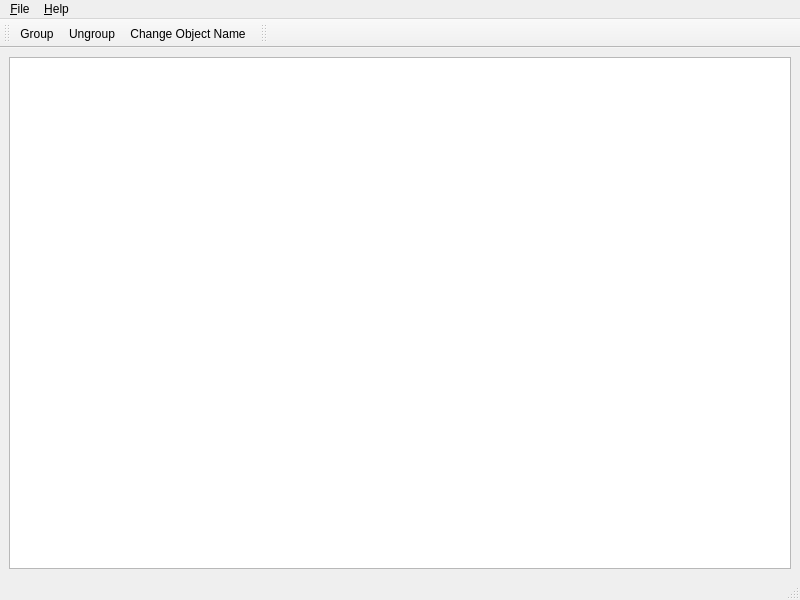
<?xml version="1.0" encoding="UTF-8"?>
<ui version="4.0">
 <class>MainWindow</class>
 <widget class="QMainWindow" name="MainWindow">
  <property name="geometry">
   <rect>
    <x>0</x>
    <y>0</y>
    <width>800</width>
    <height>600</height>
   </rect>
  </property>
  <property name="windowTitle">
   <string>UML Editor</string>
  </property>
  <property name="unifiedTitleAndToolBarOnMac">
   <bool>true</bool>
  </property>
  <widget class="QWidget" name="centralwidget">
   <layout class="QGridLayout" name="gridLayout">
    <item row="0" column="0">
     <widget class="QGraphicsView" name="graphicsView"/>
    </item>
   </layout>
  </widget>
  <widget class="QMenuBar" name="menubar">
   <property name="geometry">
    <rect>
     <x>0</x>
     <y>0</y>
     <width>800</width>
     <height>21</height>
    </rect>
   </property>
   <widget class="QMenu" name="menu_File">
    <property name="title">
     <string>&amp;File</string>
    </property>
    <addaction name="action_Export"/>
    <addaction name="separator"/>
    <addaction name="actionE_xit"/>
   </widget>
   <widget class="QMenu" name="menu_Help">
    <property name="title">
     <string>&amp;Help</string>
    </property>
    <addaction name="actionAbout_Qt"/>
   </widget>
   <addaction name="menu_File"/>
   <addaction name="menu_Help"/>
  </widget>
  <widget class="QStatusBar" name="statusbar"/>
  <widget class="QToolBar" name="actionTools">
   <property name="windowTitle">
    <string>toolBar</string>
   </property>
   <attribute name="toolBarArea">
    <enum>TopToolBarArea</enum>
   </attribute>
   <attribute name="toolBarBreak">
    <bool>false</bool>
   </attribute>
   <addaction name="action_Group"/>
   <addaction name="actionU_ngroup"/>
   <addaction name="action_Change_Object_Name"/>
  </widget>
  <widget class="QToolBar" name="toolBar">
   <property name="windowTitle">
    <string>toolBar_2</string>
   </property>
   <attribute name="toolBarArea">
    <enum>TopToolBarArea</enum>
   </attribute>
   <attribute name="toolBarBreak">
    <bool>false</bool>
   </attribute>
  </widget>
  <action name="actionE_xit">
   <property name="text">
    <string>E&amp;xit</string>
   </property>
   <property name="shortcut">
    <string>Ctrl+Q</string>
   </property>
  </action>
  <action name="actionAbout_Qt">
   <property name="text">
    <string>About &amp;Qt</string>
   </property>
  </action>
  <action name="action_Group">
   <property name="enabled">
    <bool>true</bool>
   </property>
   <property name="icon">
    <iconset resource="../umleditor.qrc">
     <normaloff>:/images/join.png</normaloff>:/images/join.png</iconset>
   </property>
   <property name="text">
    <string>&amp;Group</string>
   </property>
   <property name="toolTip">
    <string>Group components</string>
   </property>
   <property name="shortcut">
    <string>Ctrl+G</string>
   </property>
  </action>
  <action name="actionU_ngroup">
   <property name="enabled">
    <bool>true</bool>
   </property>
   <property name="icon">
    <iconset resource="../umleditor.qrc">
     <normaloff>:/images/state-fork.png</normaloff>:/images/state-fork.png</iconset>
   </property>
   <property name="text">
    <string>U&amp;ngroup</string>
   </property>
   <property name="toolTip">
    <string>Ungroup a group</string>
   </property>
   <property name="shortcut">
    <string>Ctrl+N</string>
   </property>
  </action>
  <action name="action_Change_Object_Name">
   <property name="icon">
    <iconset resource="../umleditor.qrc">
     <normaloff>:/images/text.png</normaloff>:/images/text.png</iconset>
   </property>
   <property name="text">
    <string>&amp;Change Object Name</string>
   </property>
   <property name="toolTip">
    <string>Change Object Name</string>
   </property>
   <property name="shortcut">
    <string>Ctrl+C</string>
   </property>
  </action>
  <action name="action_Export">
   <property name="text">
    <string>&amp;Export</string>
   </property>
  </action>
 </widget>
 <resources>
  <include location="../umleditor.qrc"/>
 </resources>
 <connections/>
</ui>
